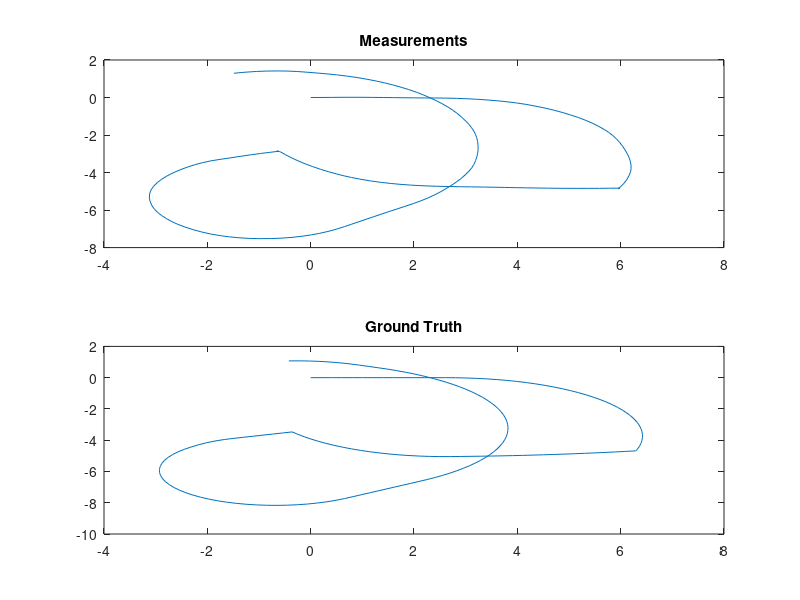

The MATLAB script that drew this image:
close all
clear all
clc

# Read the trajectory (id, measurements ,ground truth)
fid = fopen("./Dataset/trajectory.dat", 'r');
trajectoryData = textscan(fid, "%*s %d %f %f %f %f %f %f");

trajMeas = cell2mat(trajectoryData(1,2:4))
subplot(2,1,1)
plot(trajMeas(:,1), trajMeas(:,2))
title("Measurements")

trajGT = cell2mat(trajectoryData(1,5:7))
subplot(2,1,2)
plot(trajGT(:,1), trajGT(:,2))
title("Ground Truth")